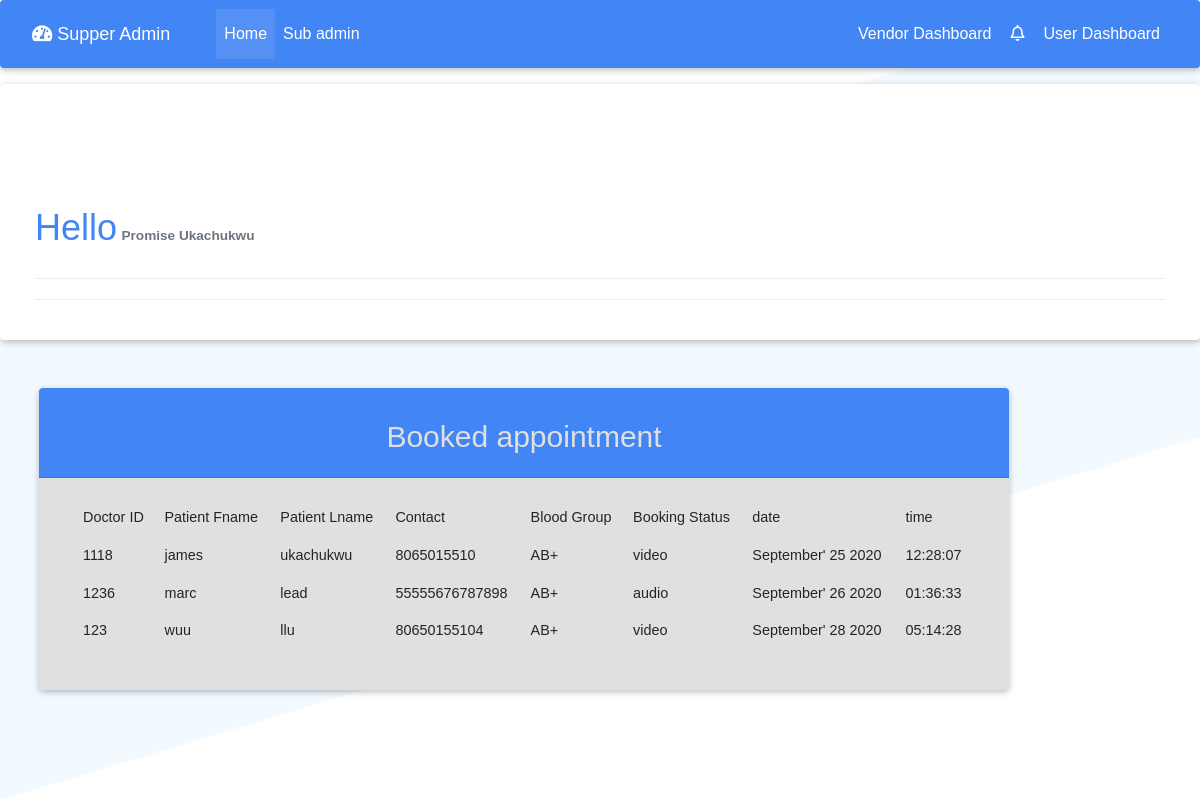
The page /admin/inc/appointment.php (signed in) on the database its author committed.
### tables this page shows
CREATE TABLE `appointment` (
  `book_id` int(11) NOT NULL,
  `doctor_id` int(11) DEFAULT NULL,
  `fname` varchar(50) NOT NULL,
  `lname` varchar(50) NOT NULL,
  `contact` varchar(50) NOT NULL,
  `email` varchar(255) NOT NULL,
  `patient_id` int(11) DEFAULT NULL,
  `bloodgroup` varchar(50) DEFAULT NULL,
  `booking_status` varchar(50) DEFAULT NULL,
  `date` text DEFAULT NULL,
  `time` time DEFAULT NULL
);

### admin/inc/appointment.php (the view, shortened to what this page needs)
<?php include "admin_header.php" ?>
<main>
<?php include "out_header.php" ?>
    <div class="row">
    <div class="container-fluid">
        <div class="col-l2-lg">
            <div class="card">
            <div class="card-body">
            <div class="col main pt-5 mt-3">
            <h1 class="display-4 d-none d-sm-block">
                            <h1 class="text-primary d-inline-block">Hello</h1>
                            <small class="text-muted font-weight-bold text-capitalize"> <?php echo $_SESSION['fname']. " ". $_SESSION['lname'] ?></small>
                                </h1>
                            <hr>
                            <hr>
                        </div>
                        </div>
                    </div>
                </div>
                <div class="col-lg-10 mx-4">
                    <div class="card bg-light my-5">
                <div class="card-header text-center text-light bg-primary">
                <h2 class="card-title">Booked appointment</h2>
                </div>
                    <div class="card-body form-body">
                    <div class="col-lg-12 text-light">
                    <table class="table table-responsive-lg table-hover table-bordered">
                    <thead>
                    <th>Doctor ID</th>
                    <th>Patient Fname</th>
                    <th>Patient Lname</th>
                    <th>Contact</th>
                    <th>Blood Group</th>
                    <th>Booking Status</th>
                    <th>date</th>
                    <th>time</th>
                    <tbody>
                    <?php
                if(isset($_GET['page'])){
                    $page = $_GET['page'];
                }else{
                    $page = 1;
                }
                $num_per_page = 3;
                $start_from = ($page -1) * 3;
                $query = "SELECT * FROM appointment  feedback_id LIMIT $start_from, $num_per_page";
                $patient_result = mysqli_query($conn, $query);
                while($row = mysqli_fetch_assoc($patient_result)){
                    $doctor_id = $row['doctor_id'];
                    $fname = $row['fname'];
                    $lname = $row['lname'];
                    $contact = $row['contact'];
                    $bloodgroup = $row['bloodgroup'];
                    $booking_status = $row['booking_status'];
                    $date = $row['date'];
                    $time = $row['time'];
                    echo '<tr>';
                    echo '<td>'.$doctor_id.'</td>';
                    echo '<td>'.$fname.'</td>';
                    echo '<td>'.$lname.'</td>';
                    echo '<td>'.$contact.'</td>';
                    echo  '<td>'.$bloodgroup.'</td>';
                    echo  '<td>'.$booking_status.'</td>';
                    echo '<td>'.$date.'</td>';
                    echo '<td>'.$time.'</td>';
                    echo '</tr>';
                }
                ?>
                    </tbody>
                    </table>
                    </div>
                    </div>
                </div>
                </div>
                                <div class="col-lg-12">
                                <div class="container">
                        <nav aria-label="...">
                </nav>
                                </div>
                                </div>
            </div>
            </div>
</main>
<?php include "admin_footer.php" ?>

### admin/inc/css/nomalise.css (style rules this page uses)
body, html { height:100%; }
.card { overflow:hidden; }

### admin/inc/css/sample.css (style rules this page uses)
:root { --ck-sample-base-spacing: 2em; --ck-sample-color-white: #fff; --ck-sample-color-green: #279863; }
body, html { padding: 0; margin: 0; font-family: sans-serif, Arial, Verdana, "Trebuchet MS", "Apple Color Emoji", "Segoe UI Emoji", "Segoe UI Symbol"; font-size: 16px; line-height: 22px; }
body { height: 100%; color: #2D3A4A; background-image: url(../img/bg.png); background-repeat: no-repeat; background-position: 50% 100%; background-size: 100% auto; }
body * { box-sizing: border-box; }

### rows shown on the page
appointment: doctor "1118", fname "james", lname "ukachukwu", contact "8065015510", bloodgroup "AB+", booking_status "video", date "September' 25 2020", time "12:28:07"
appointment: doctor "1236", fname "marc", lname "lead", contact "55555676787898", bloodgroup "AB+", booking_status "audio", date "September' 26 2020", time "01:36:33"
appointment: doctor "123", fname "wuu", lname "llu", contact "80650155104", bloodgroup "AB+", booking_status "video", date "September' 28 2020", time "05:14:28"

### other values the page prints
$_SESSION['fname'] "Promise"
$_SESSION['lname'] "Ukachukwu"
